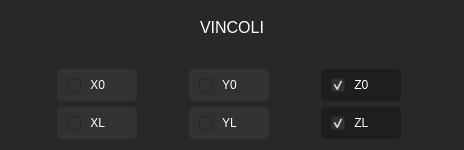
                <widget class="QFrame" name="frame_24">
                 <property name="styleSheet">
                  <string notr="true">background-color: rgb(40,40,40);
border-radius: 4px;
border: none
</string>
                 </property>
                 <property name="frameShape">
                  <enum>QFrame::StyledPanel</enum>
                 </property>
                 <property name="frameShadow">
                  <enum>QFrame::Raised</enum>
                 </property>
                 <layout class="QGridLayout" name="gridLayout_12">
                  <item row="3" column="3">
                   <widget class="QCheckBox" name="beam_vincolo_yL">
                    <property name="minimumSize">
                     <size>
                      <width>80</width>
                      <height>32</height>
                     </size>
                    </property>
                    <property name="styleSheet">
                     <string notr="true">QCheckBox {
    font: 400 12pt &quot;Segoe UI&quot;;
    color: rgb(255,255,255);
    padding-left: 10px;
    background-color: rgb(50,50,50); /* colore di default */
    border-radius: 4px; /* opzionale */
}

QCheckBox:checked {
    background-color: rgb(30,30,30); /* cambia sfondo quando premuto */
}
</string>
                    </property>
                    <property name="text">
                     <string> YL</string>
                    </property>
                   </widget>
                  </item>
                  <item row="2" column="2">
                   <spacer name="horizontalSpacer_27">
                    <property name="orientation">
                     <enum>Qt::Horizontal</enum>
                    </property>
                    <property name="sizeHint" stdset="0">
                     <size>
                      <width>40</width>
                      <height>20</height>
                     </size>
                    </property>
                   </spacer>
                  </item>
                  <item row="2" column="1">
                   <widget class="QCheckBox" name="beam_vincolo_x0">
                    <property name="minimumSize">
                     <size>
                      <width>80</width>
                      <height>32</height>
                     </size>
                    </property>
                    <property name="styleSheet">
                     <string notr="true">QCheckBox {
    font: 400 12pt &quot;Segoe UI&quot;;
    color: rgb(255,255,255);
    padding-left: 10px;
    background-color: rgb(50,50,50); /* colore di default */
    border-radius: 4px; /* opzionale */
}

QCheckBox:checked {
    background-color: rgb(30,30,30); /* cambia sfondo quando premuto */
}
</string>
                    </property>
                    <property name="text">
                     <string> X0</string>
                    </property>
                   </widget>
                  </item>
                  <item row="2" column="4">
                   <spacer name="horizontalSpacer_28">
                    <property name="orientation">
                     <enum>Qt::Horizontal</enum>
                    </property>
                    <property name="sizeHint" stdset="0">
                     <size>
                      <width>40</width>
                      <height>20</height>
                     </size>
                    </property>
                   </spacer>
                  </item>
                  <item row="3" column="1">
                   <widget class="QCheckBox" name="beam_vincolo_xL">
                    <property name="minimumSize">
                     <size>
                      <width>80</width>
                      <height>32</height>
                     </size>
                    </property>
                    <property name="styleSheet">
                     <string notr="true">QCheckBox {
    font: 400 12pt &quot;Segoe UI&quot;;
    color: rgb(255,255,255);
    padding-left: 10px;
    background-color: rgb(50,50,50); /* colore di default */
    border-radius: 4px; /* opzionale */
}

QCheckBox:checked {
    background-color: rgb(30,30,30); /* cambia sfondo quando premuto */
}
</string>
                    </property>
                    <property name="text">
                     <string> XL</string>
                    </property>
                   </widget>
                  </item>
                  <item row="2" column="3">
                   <widget class="QCheckBox" name="beam_vincolo_y0">
                    <property name="minimumSize">
                     <size>
                      <width>80</width>
                      <height>32</height>
                     </size>
                    </property>
                    <property name="styleSheet">
                     <string notr="true">QCheckBox {
    font: 400 12pt &quot;Segoe UI&quot;;
    color: rgb(255,255,255);
    padding-left: 10px;
    background-color: rgb(50,50,50); /* colore di default */
    border-radius: 4px; /* opzionale */
}

QCheckBox:checked {
    background-color: rgb(30,30,30); /* cambia sfondo quando premuto */
}
</string>
                    </property>
                    <property name="text">
                     <string> Y0</string>
                    </property>
                   </widget>
                  </item>
                  <item row="1" column="1" colspan="6">
                   <spacer name="verticalSpacer_50">
                    <property name="orientation">
                     <enum>Qt::Vertical</enum>
                    </property>
                    <property name="sizeType">
                     <enum>QSizePolicy::Fixed</enum>
                    </property>
                    <property name="sizeHint" stdset="0">
                     <size>
                      <width>20</width>
                      <height>20</height>
                     </size>
                    </property>
                   </spacer>
                  </item>
                  <item row="2" column="0">
                   <spacer name="horizontalSpacer_29">
                    <property name="orientation">
                     <enum>Qt::Horizontal</enum>
                    </property>
                    <property name="sizeHint" stdset="0">
                     <size>
                      <width>40</width>
                      <height>20</height>
                     </size>
                    </property>
                   </spacer>
                  </item>
                  <item row="2" column="7">
                   <spacer name="horizontalSpacer_30">
                    <property name="orientation">
                     <enum>Qt::Horizontal</enum>
                    </property>
                    <property name="sizeHint" stdset="0">
                     <size>
                      <width>40</width>
                      <height>20</height>
                     </size>
                    </property>
                   </spacer>
                  </item>
                  <item row="2" column="5">
                   <widget class="QCheckBox" name="beam_vincolo_z0">
                    <property name="minimumSize">
                     <size>
                      <width>80</width>
                      <height>32</height>
                     </size>
                    </property>
                    <property name="styleSheet">
                     <string notr="true">QCheckBox {
    font: 400 12pt &quot;Segoe UI&quot;;
    color: rgb(255,255,255);
    padding-left: 10px;
    background-color: rgb(50,50,50); /* colore di default */
    border-radius: 4px; /* opzionale */
}

QCheckBox:checked {
    background-color: rgb(30,30,30); /* cambia sfondo quando premuto */
}
</string>
                    </property>
                    <property name="text">
                     <string> Z0</string>
                    </property>
                    <property name="checked">
                     <bool>true</bool>
                    </property>
                   </widget>
                  </item>
                  <item row="3" column="5">
                   <widget class="QCheckBox" name="beam_vincolo_zL">
                    <property name="minimumSize">
                     <size>
                      <width>80</width>
                      <height>32</height>
                     </size>
                    </property>
                    <property name="styleSheet">
                     <string notr="true">QCheckBox {
    font: 400 12pt &quot;Segoe UI&quot;;
    color: rgb(255,255,255);
    padding-left: 10px;
    background-color: rgb(50,50,50); /* colore di default */
    border-radius: 4px; /* opzionale */
}

QCheckBox:checked {
    background-color: rgb(30,30,30); /* cambia sfondo quando premuto */
}
</string>
                    </property>
                    <property name="text">
                     <string> ZL</string>
                    </property>
                    <property name="checked">
                     <bool>true</bool>
                    </property>
                   </widget>
                  </item>
                  <item row="0" column="0" colspan="8">
                   <widget class="QLabel" name="label_255">
                    <property name="minimumSize">
                     <size>
                      <width>70</width>
                      <height>32</height>
                     </size>
                    </property>
                    <property name="font">
                     <font>
                      <family>Segoe UI</family>
                      <pointsize>12</pointsize>
                      <weight>57</weight>
                      <italic>false</italic>
                      <bold>false</bold>
                     </font>
                    </property>
                    <property name="layoutDirection">
                     <enum>Qt::LeftToRight</enum>
                    </property>
                    <property name="styleSheet">
                     <string notr="true">font:460 12pt &quot;Segoe UI&quot;;
color: rgb(255,255,255);</string>
                    </property>
                    <property name="text">
                     <string>VINCOLI</string>
                    </property>
                    <property name="alignment">
                     <set>Qt::AlignCenter</set>
                    </property>
                   </widget>
                  </item>
                 </layout>
                </widget>
